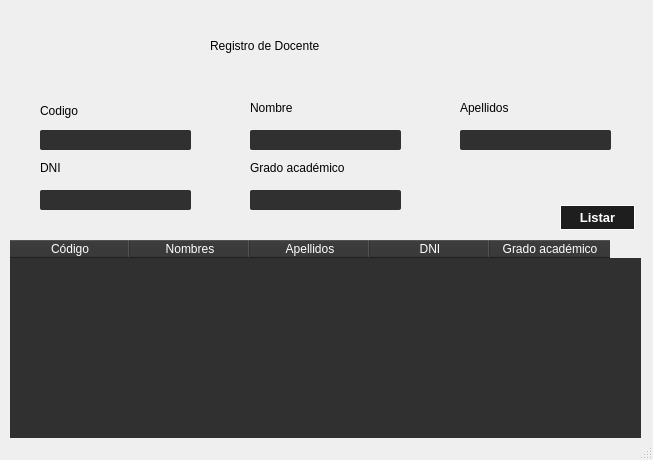
<?xml version="1.0" encoding="UTF-8"?>
<ui version="4.0">
 <class>MainWindow</class>
 <widget class="QMainWindow" name="MainWindow">
  <property name="geometry">
   <rect>
    <x>0</x>
    <y>0</y>
    <width>653</width>
    <height>460</height>
   </rect>
  </property>
  <property name="windowTitle">
   <string>Ventana Docente</string>
  </property>
  <property name="styleSheet">
   <string notr="true">QLineEdit
{
	background-color: #303030;
border: none;
border-radius: 2px;
padding-left: 2px;
color: white
}</string>
  </property>
  <widget class="QWidget" name="centralwidget">
   <property name="styleSheet">
    <string notr="true">QPushButton:pressed
{
  color: green;
 
}

QPushButton
{
  background: #1e1e1e;
	 border-radius: .3em;
	border: 1px solid white;
color: white;
}
</string>
   </property>
   <widget class="QLabel" name="label_2">
    <property name="geometry">
     <rect>
      <x>40</x>
      <y>100</y>
      <width>61</width>
      <height>21</height>
     </rect>
    </property>
    <property name="styleSheet">
     <string notr="true">font: 12pt &quot;Segoe MDL2 Assets&quot;;</string>
    </property>
    <property name="text">
     <string>Codigo</string>
    </property>
   </widget>
   <widget class="QLineEdit" name="txtNombre">
    <property name="geometry">
     <rect>
      <x>250</x>
      <y>130</y>
      <width>151</width>
      <height>20</height>
     </rect>
    </property>
   </widget>
   <widget class="QPushButton" name="btnListar">
    <property name="geometry">
     <rect>
      <x>560</x>
      <y>205</y>
      <width>75</width>
      <height>25</height>
     </rect>
    </property>
    <property name="font">
     <font>
      <family>Segoe UI</family>
      <pointsize>10</pointsize>
      <weight>75</weight>
      <italic>false</italic>
      <bold>true</bold>
     </font>
    </property>
    <property name="styleSheet">
     <string notr="true"/>
    </property>
    <property name="text">
     <string>Listar</string>
    </property>
   </widget>
   <widget class="QLabel" name="label_6">
    <property name="geometry">
     <rect>
      <x>250</x>
      <y>160</y>
      <width>121</width>
      <height>16</height>
     </rect>
    </property>
    <property name="styleSheet">
     <string notr="true">font: 11pt  &quot;Segoe MDL2 Assets&quot;;</string>
    </property>
    <property name="text">
     <string>Grado académico</string>
    </property>
   </widget>
   <widget class="QLineEdit" name="txtGradoA">
    <property name="geometry">
     <rect>
      <x>250</x>
      <y>190</y>
      <width>151</width>
      <height>20</height>
     </rect>
    </property>
    <property name="font">
     <font>
      <pointsize>10</pointsize>
     </font>
    </property>
   </widget>
   <widget class="QLabel" name="label_4">
    <property name="geometry">
     <rect>
      <x>460</x>
      <y>100</y>
      <width>61</width>
      <height>16</height>
     </rect>
    </property>
    <property name="styleSheet">
     <string notr="true">font: 11pt &quot;Segoe MDL2 Assets&quot;;</string>
    </property>
    <property name="text">
     <string>Apellidos</string>
    </property>
   </widget>
   <widget class="QLabel" name="label_5">
    <property name="geometry">
     <rect>
      <x>40</x>
      <y>160</y>
      <width>51</width>
      <height>16</height>
     </rect>
    </property>
    <property name="styleSheet">
     <string notr="true">font: 11pt &quot;Segoe MDL2 Assets&quot;;</string>
    </property>
    <property name="text">
     <string>DNI</string>
    </property>
   </widget>
   <widget class="QLineEdit" name="txtDni">
    <property name="geometry">
     <rect>
      <x>40</x>
      <y>190</y>
      <width>151</width>
      <height>20</height>
     </rect>
    </property>
   </widget>
   <widget class="QLineEdit" name="txtApellidos">
    <property name="geometry">
     <rect>
      <x>460</x>
      <y>130</y>
      <width>151</width>
      <height>20</height>
     </rect>
    </property>
   </widget>
   <widget class="QLabel" name="label_3">
    <property name="geometry">
     <rect>
      <x>250</x>
      <y>100</y>
      <width>61</width>
      <height>16</height>
     </rect>
    </property>
    <property name="styleSheet">
     <string notr="true">font: 11pt &quot;Segoe MDL2 Assets&quot;;</string>
    </property>
    <property name="text">
     <string>Nombre</string>
    </property>
   </widget>
   <widget class="QLineEdit" name="txtCodigo">
    <property name="geometry">
     <rect>
      <x>40</x>
      <y>130</y>
      <width>151</width>
      <height>20</height>
     </rect>
    </property>
   </widget>
   <widget class="QTableWidget" name="tblDocentes">
    <property name="geometry">
     <rect>
      <x>10</x>
      <y>240</y>
      <width>631</width>
      <height>201</height>
     </rect>
    </property>
    <property name="styleSheet">
     <string notr="true">QTableWidget{
background-color: #303030;
color: white;
border:none;
}
QHeaderView::section{
background-color: #303030;
color: white;
}</string>
    </property>
    <property name="selectionMode">
     <enum>QAbstractItemView::ExtendedSelection</enum>
    </property>
    <property name="gridStyle">
     <enum>Qt::SolidLine</enum>
    </property>
    <property name="sortingEnabled">
     <bool>false</bool>
    </property>
    <property name="cornerButtonEnabled">
     <bool>true</bool>
    </property>
    <attribute name="horizontalHeaderCascadingSectionResizes">
     <bool>false</bool>
    </attribute>
    <attribute name="horizontalHeaderDefaultSectionSize">
     <number>120</number>
    </attribute>
    <attribute name="verticalHeaderStretchLastSection">
     <bool>false</bool>
    </attribute>
    <column>
     <property name="text">
      <string>Código</string>
     </property>
    </column>
    <column>
     <property name="text">
      <string>Nombres</string>
     </property>
    </column>
    <column>
     <property name="text">
      <string>Apellidos</string>
     </property>
    </column>
    <column>
     <property name="text">
      <string>DNI</string>
     </property>
    </column>
    <column>
     <property name="text">
      <string>Grado académico</string>
     </property>
    </column>
   </widget>
   <widget class="QLabel" name="label">
    <property name="geometry">
     <rect>
      <x>210</x>
      <y>30</y>
      <width>241</width>
      <height>31</height>
     </rect>
    </property>
    <property name="styleSheet">
     <string notr="true">
font: 20pt &quot;Segoe MDL2 Assets&quot;;</string>
    </property>
    <property name="text">
     <string>Registro de Docente</string>
    </property>
   </widget>
  </widget>
  <widget class="QMenuBar" name="menubar">
   <property name="geometry">
    <rect>
     <x>0</x>
     <y>0</y>
     <width>653</width>
     <height>21</height>
    </rect>
   </property>
  </widget>
  <widget class="QStatusBar" name="statusbar"/>
 </widget>
 <resources/>
 <connections/>
</ui>
